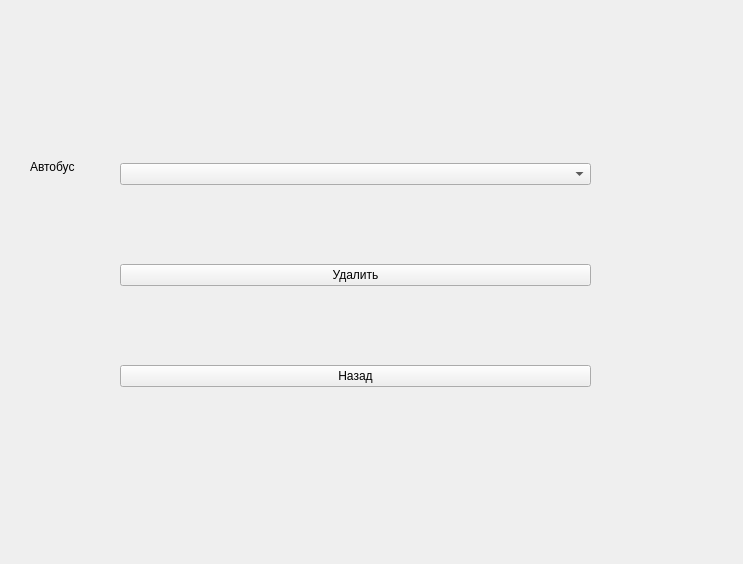
<?xml version="1.0" encoding="UTF-8"?>
<ui version="4.0">
 <class>DelBus</class>
 <widget class="QWidget" name="DelBus">
  <property name="geometry">
   <rect>
    <x>0</x>
    <y>0</y>
    <width>743</width>
    <height>564</height>
   </rect>
  </property>
  <property name="windowTitle">
   <string>Удаление автобуса</string>
  </property>
  <widget class="QWidget" name="verticalLayoutWidget">
   <property name="geometry">
    <rect>
     <x>120</x>
     <y>90</y>
     <width>471</width>
     <height>371</height>
    </rect>
   </property>
   <layout class="QVBoxLayout" name="verticalLayout">
    <item>
     <widget class="QComboBox" name="comboBox"/>
    </item>
    <item>
     <widget class="QPushButton" name="delBusBtn">
      <property name="text">
       <string>Удалить</string>
      </property>
     </widget>
    </item>
    <item>
     <widget class="QPushButton" name="backBtn">
      <property name="text">
       <string>Назад</string>
      </property>
     </widget>
    </item>
   </layout>
  </widget>
  <widget class="QLabel" name="label">
   <property name="geometry">
    <rect>
     <x>30</x>
     <y>160</y>
     <width>57</width>
     <height>14</height>
    </rect>
   </property>
   <property name="text">
    <string>Автобус</string>
   </property>
  </widget>
 </widget>
 <resources/>
 <connections/>
</ui>
